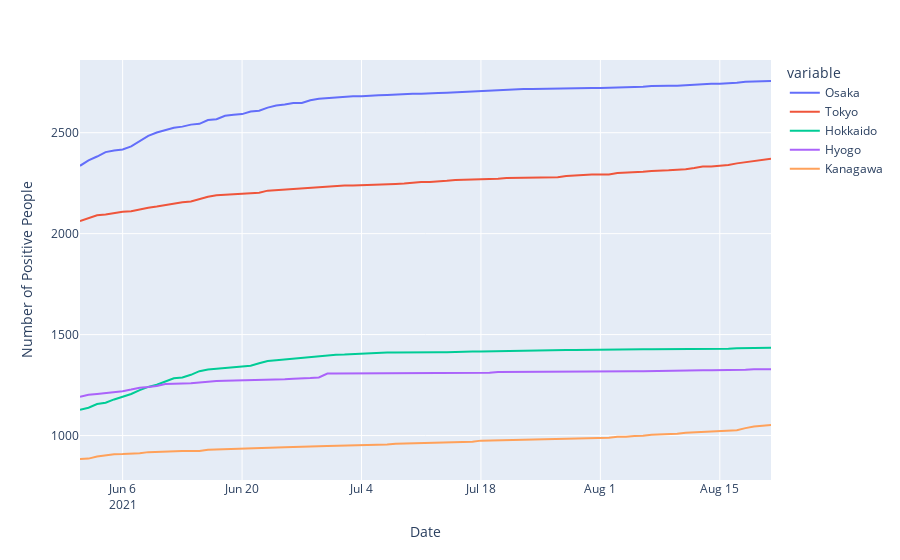

Here is the notebook cell this chart was saved with:
### Code cell
# draw line chart

fig =px.line(
    df_death,
    y=['Osaka', 'Tokyo', 'Hokkaido', 'Hyogo', 'Kanagawa'],
    labels={'value': 'Number of Positive People', 'varible': 'locations'}
)
fig.show()
